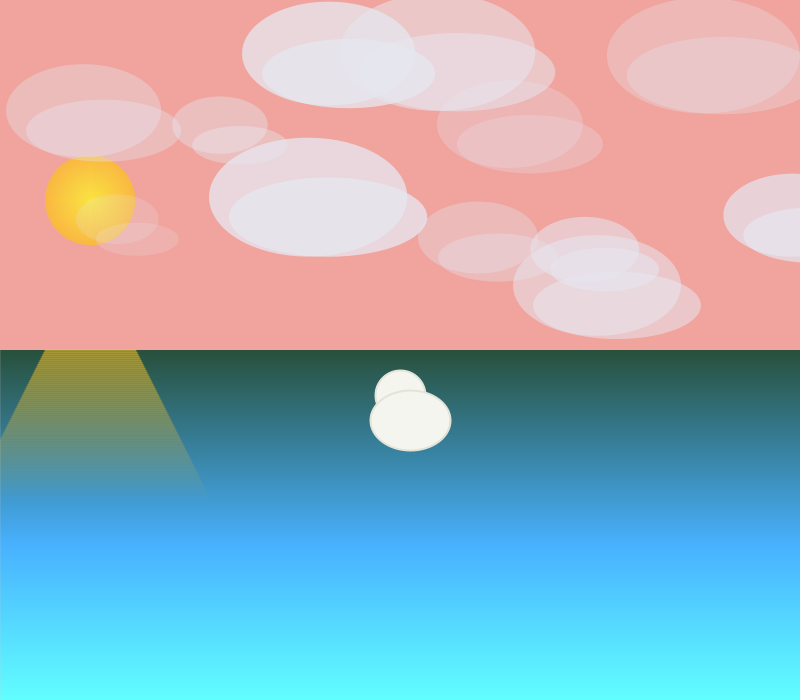
Frame 1 (no input)
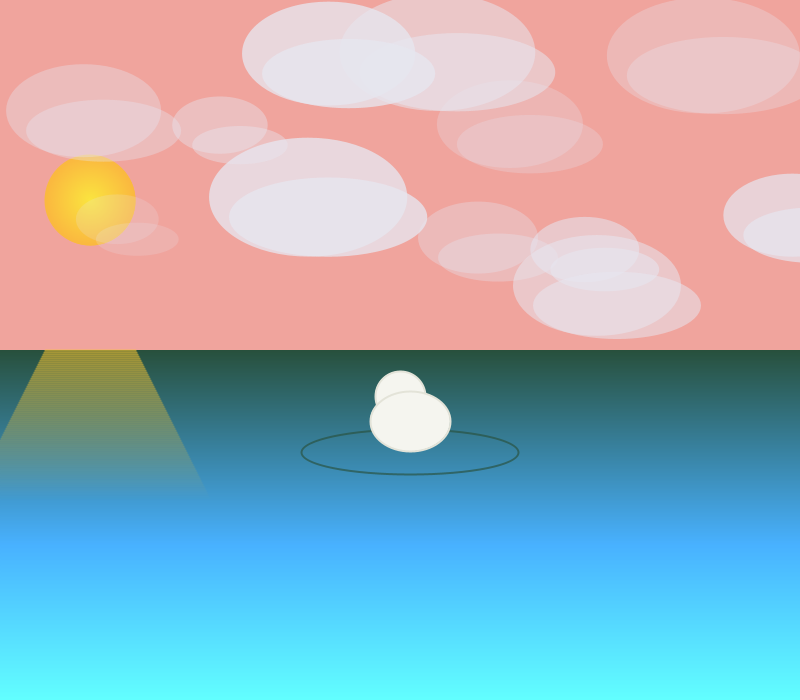
Frame 60 (the mouse pressed at the canvas centre just before this capture)
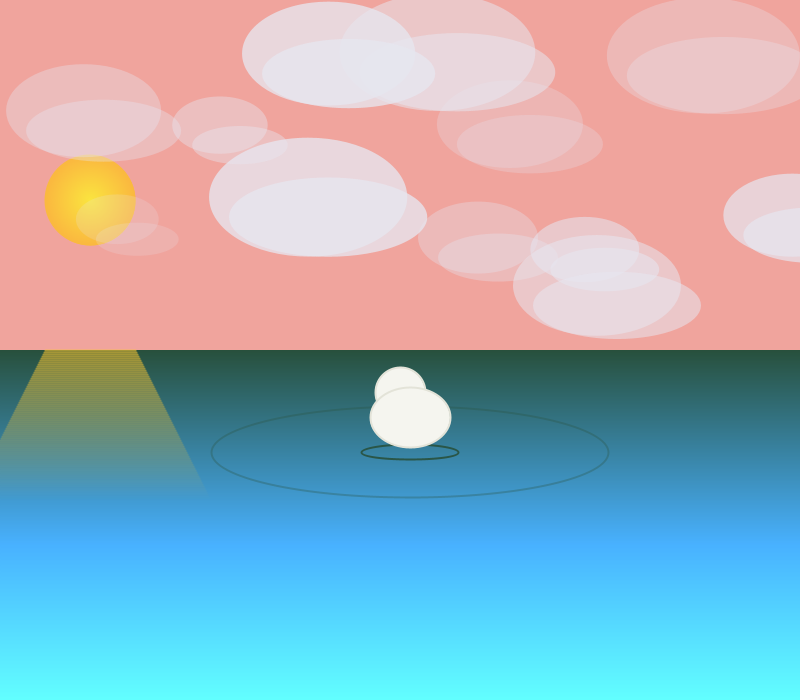
Frame 120 (the mouse held since frame 60 and released just before this capture)

The Processing sketch that drew these frames (run headless with seeded random() and noise(); from frame 60 on, the mouse is pressed at the canvas centre):

// Processing sketch: memroyvessel
// ── memroyvessel.pde

color sun = #FFDF22;
color birdColor = #F5F5EF;
color skyColor = #B4DCFF;
color pondColor = #28503C;
int x;
float birdY=0;
float birdSpeed=0.3;
float r1=0;
float r2=-300;
float r3=-600;

void setup() {
  size(800, 700);
  x=0;
}

void draw() {
  noStroke();

  for (int i=0; i<height; i=i+1) {
    stroke(40+i/6, 80+i/2, 60+i);
    line(0, height/2+i, width, height/2+i);
  }

  //ripple
  noFill();
  stroke(pondColor);
  if (r1>0) {
    stroke(40, 80, 60, 255-r1/2);
    ellipse(410, 452, 40+r1, 1+r1/4);
  }
  r1=r1+3;
  if (r1>800) r1=0;

  if (r2>0) {
    stroke(40, 80, 60, 255-r2/2);
    ellipse(410, 452, 40+r2, 1+r2/4);
  }
  r2=r2+3;
  if (r2>800) r2=0;

  if (r3>0) {
    stroke(40, 80, 60, 255-r3/2);
    ellipse(410, 452, 40+r3, 1+r3/4);
  }
  r3=r3+3;
  if (r3>800) r3=0;

  noStroke();
  brightness(500);
  fill(240,164,157);
  rect(0, 0, width, height/2);

  //sun
  for (int y=0; y<90; y=y+1) {
    stroke(250, 229-y/2, 63);
    noFill();
    arc(90, 200, 0+y, 0+y, 0, PI*2);
  }
  for (float i=0; i<150; i=i+2) {
    stroke(255, 200, 50, 150-i);
    strokeWeight(2);
    line(45-i/2, 350+i, 135+i/2, 350+i);
  }
  //bird movement
  birdY=birdY+birdSpeed/2;
  if (birdY>5) {
    birdSpeed=birdSpeed*-1;
  } else if (birdY<-5) {
    birdSpeed=birdSpeed*-1;
  }

  //dove?
  stroke(227, 227, 216);
  fill(birdColor);
  circle(400, 395+birdY, 50);
  ellipse(410, 420+birdY, 80, 60);

randomSeed(0);
  for (int z=0; z<12; z=z+1) {
    float a=random(0, width);
    float b=random(50, 290);
    float size=random(80, 200);
    fill(230,230, 240, random(50, 200));
    noStroke();
    ellipse(a, b, size, size*0.6);
    ellipse(a+20, b+20, size, size*0.4);
  }
}
